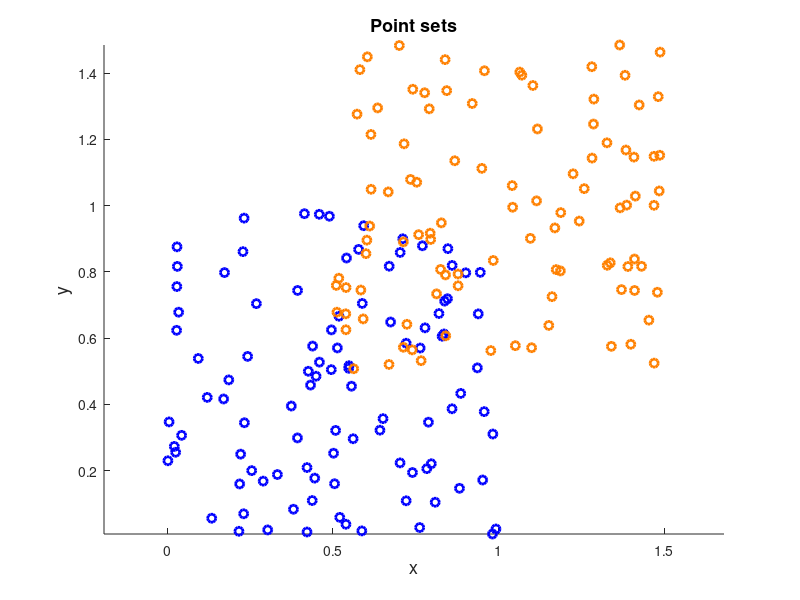

This chart was generated by the following MATLAB code: (Note: this script raises an error after producing the figure.)
%% Intersection of two 2D scattered point sets

%% Introduction
% In this example, two 2-dimensional random point sets are given. The basic
% problem of finding the intersection of the two point sets is addressed
% here. To answer this, the points of both point sets which lie in the
% interior of the intersection of the convex hulls of the two point sets
% must be found. To achieve this, use of the plane coefficients of the two
% convex hulls is made, thus showing their necessity in computational
% geometry calculations.

%% Initial data
% Set the random number generator.
rng(1);
%% 
% Define the first scattered point set.
points1=rand(100,2);
%% 
% Define the second scattered point set.
points2=0.5+rand(100,2);
%%
% Plot the first and second point sets.
figure('Name','Point sets','NumberTitle','off')
scatter(points1(:,1),points1(:,2),...
    'marker','o','MarkerEdgeColor',[0 0 1],'LineWidth',2)
hold on
scatter(points2(:,1),points2(:,2),...
    'marker','o','MarkerEdgeColor',[1 0.5 0],'LineWidth',2)
xlabel('x','FontSize',13);
ylabel('y','FontSize',13);
title('Point sets','FontSize',13)
axis equal

%% Processing
% Find the plane coefficients of the convex hull of the first point set.
[chull1,cf1,df1]=convhull_nd(points1);
%%
% Find the points belonging to the second point set that are inside the
% convex hull of the first point set.
inconvhull1=~any(cf1*points2'+df1(:,ones(1,size(points2,1)))>0,1);
inter_points1=points2(inconvhull1,:);
%%
% Find the plane coefficients of the convex hull of the second point set.
[chull2,cf2,df2]=convhull_nd(points2);
%%
% Find the points belonging to the first point set that are inside the
% convex hull of the second point set.
inconvhull2=~any(cf2*points1'+df2(:,ones(1,size(points1,1)))>0,1);
inter_points2=points1(inconvhull2,:);
%%
% Find the intersection of the two point sets.
inter_points=[inter_points1;inter_points2];

%% Plots
% *Plot the convex hull of the first point set, the points of the second
% point set, and the points of the second point set belonging to the
% intersection of the two point sets.*
%%
% Find the first and the second point identity of each edge of the convex
% hull of the first point set.
node1=chull1(:,1);
node2=chull1(:,2);
%%
% Find the x and y coordinates of the first and second point of each
% edge of the convex hull of the first point set.
x1=points1(node1,1);
x2=points1(node2,1);
y1=points1(node1,2);
y2=points1(node2,2);
%%
% Arrange the coordinate data.
X1=[x1,x2]';
Y1=[y1,y2]';
%%
% Plot the convex hull of the first point set (points in filled orange and
% edges in blue), the points of the second point set (in blue circles) and
% the points of the second point set belonging to the intersection of the
% two point sets (blue circles with orange asterisks).
figure('Name','Points of the 2nd point set belonging to the intersection','NumberTitle','off')
line(X1,Y1,'marker','.','markersize',20,'markeredgecolor',[1 0.5 0],...
    'linestyle','-', 'linewidth',2,'color','blue');
hold on
scatter(points2(:,1),points2(:,2),...
    'marker','o','MarkerEdgeColor',[0 0 1],'LineWidth',2)
scatter(inter_points1(:,1),inter_points1(:,2),...
    'marker','*','MarkerEdgeColor',[1 0.5 0],'LineWidth',2);
xlabel('x','FontSize',13);
ylabel('y','FontSize',13);
title('Points of the 2nd point set belonging to the intersection','FontSize',13)
%%
% *Plot the convex hull of the second point set, the points of the first
% point set, and the points of the first point set belonging to the
% intersection of the two point sets.*
%%
% Find the first and the second point identity of each edge of the convex
% hull of the second point set.
node1=chull2(:,1);
node2=chull2(:,2);
%%
% Find the x and y coordinates of the first and second point of each
% edge of the convex hull of the second point set.
x1=points2(node1,1);
x2=points2(node2,1);
y1=points2(node1,2);
y2=points2(node2,2);
%%
% Arrange the coordinate data.
X2=[x1,x2]';
Y2=[y1,y2]';
%%
% Plot the convex hull of the second point set (points in filled orange and
% edges in blue), the points of the first point set (in blue circles) and
% the points of the first point set belonging to the intersection of the
% two point sets (blue circles with orange asterisks).
figure('Name','Points of the 1st point set belonging to the intersection','NumberTitle','off')
line(X2,Y2,'marker','.','markersize',20,'markeredgecolor',[1 0.5 0],...
    'linestyle','-', 'linewidth',2,'color','blue');
hold on
scatter(points1(:,1),points1(:,2),...
    'marker','o','MarkerEdgeColor',[0 0 1],'LineWidth',2)
scatter(inter_points2(:,1),inter_points2(:,2),...
    'marker','*','MarkerEdgeColor',[1 0.5 0],'LineWidth',2);
xlabel('x','FontSize',13);
ylabel('y','FontSize',13);
title('Points of the 1st point set belonging to the intersection','FontSize',13)
%%
% Plot the convex hulls of the two point sets (points in filled orange and
% edges in blue) and the points belonging to their intersection (blue
% circles with orange asterisks).
figure('Name','Intersection of two point sets','NumberTitle','off')
line(X1,Y1,'marker','.','markersize',20,'markeredgecolor',[1 0.5 0],...
    'linestyle','-', 'linewidth',2,'color','blue');
hold on
line(X2,Y2,'marker','.','markersize',20,'markeredgecolor',[1 0.5 0],...
    'linestyle','-', 'linewidth',2,'color','blue');
scatter(inter_points(:,1),inter_points(:,2),...
    'marker','o','MarkerEdgeColor',[0 0 1],'LineWidth',2)
scatter(inter_points(:,1),inter_points(:,2),...
    'marker','*','MarkerEdgeColor',[1 0.5 0],'LineWidth',2);
xlabel('x','FontSize',13);
ylabel('y','FontSize',13);
title('Intersection of two point sets','FontSize',13)

%% Contact author
%
%  (c) 2024 by George Papazafeiropoulos
%  First Lieutenant, Infrastructure Engineer, Hellenic Air Force
%  Civil Engineer, M.Sc., Ph.D. candidate, NTUA
%
% Email: gpapazafeiropoulos@yahoo.gr
%
% Website: http://users.ntua.gr/gpapazaf/
%

